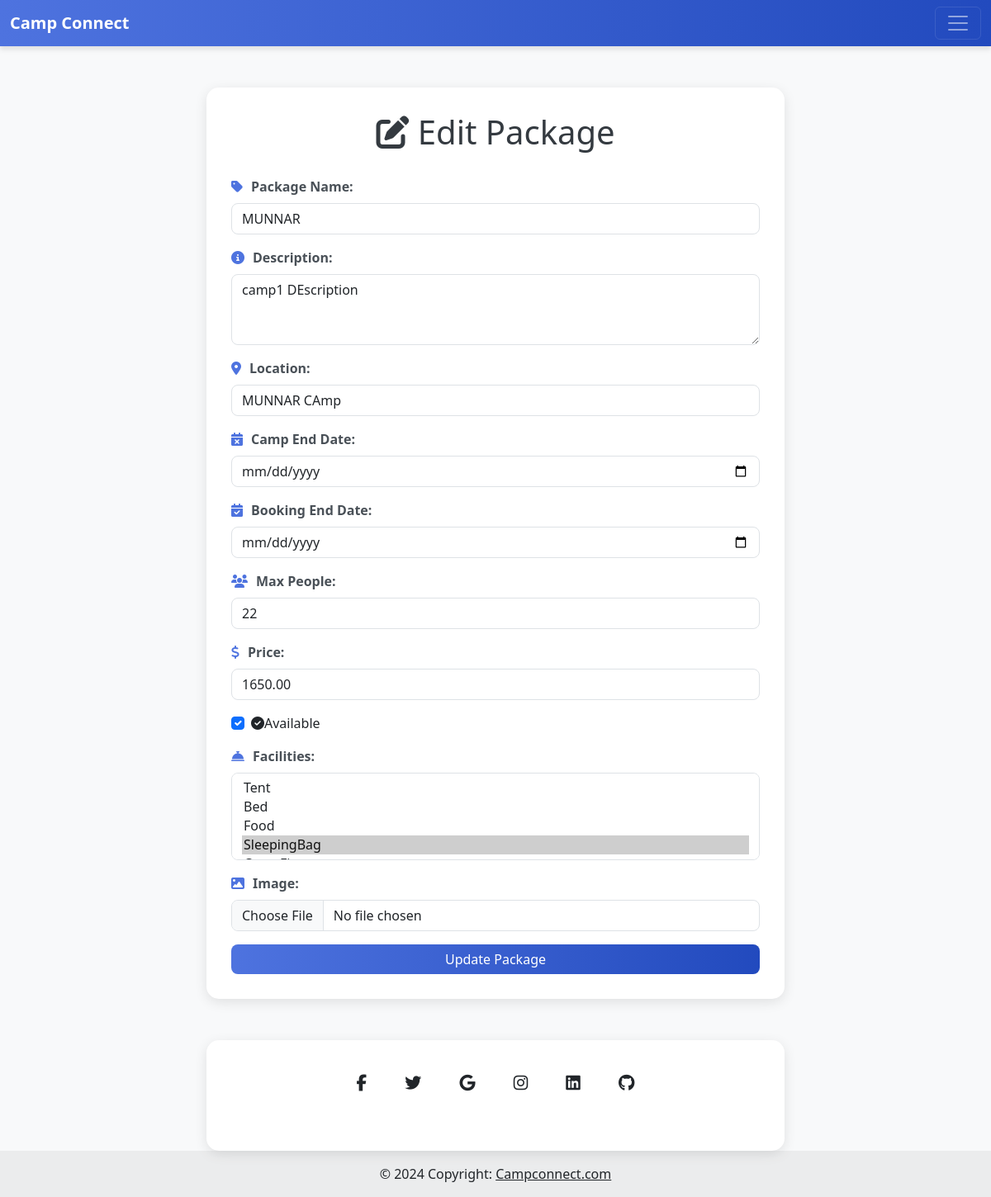
The app's page /Camp/package/7/edit/ (signed in) with its own data.
### Camp/models.py (models this page shows)
class CampPackage(models.Model):
    camp = models.ForeignKey('Camp', on_delete=models.CASCADE, related_name='packages')
    package_name = models.CharField(max_length=100)
    description = models.TextField()
    location = models.TextField()
    camp_start_date = models.DateField(auto_now_add=True)
    camp_end_date = models.DateField()
    booking_start_date =models.DateField(auto_now_add=True)
    booking_end_date = models.DateField()
    max_people = models.PositiveIntegerField()
    facilities_provided = models.ManyToManyField('CampFacility', related_name='camp_packages', blank=True)
    price = models.DecimalField(max_digits=10, decimal_places=2)
    availability = models.BooleanField(default=True)
    images = models.ImageField(upload_to='package_images/', blank=True, null=True)

class CampFacility(models.Model):
    CAMP_ITEM_CHOICES = [
        ('Bed', 'Bed'),
        ('Tent', 'Tent'),
        ('Food', 'Food'),
        ('Stool', 'Stool'),
        ('SleepingBag', 'Sleeping Bag'),
        ('Lantern', 'Lantern'),
        ('CampFire', 'Camp Fire'),
        ('FirstAid', 'First Aid Kit'),
        ('CookingGear', 'Cooking Gear'),
        ('Water', 'Water Supply'),
    ]
    facility_name = models.CharField(max_length=100, choices=CAMP_ITEM_CHOICES)
    quantity_available = models.PositiveIntegerField(default=0)
    price_per_item = models.DecimalField(max_digits=10, decimal_places=2, default=0.00)
    description = models.TextField(blank=True, null=True)
    camp = models.ForeignKey('Camp', on_delete=models.CASCADE, related_name='facilities')

### Camp/views.py (the view, shortened to what this page needs)
# urls.py: path('package/<int:package_id>/edit/',views.edit_camp_package, name='edit_package'),
def edit_camp_package(request, package_id):
    camp_id = request.session.get('Cid')
    if not camp_id:
        return HttpResponseForbidden("You are not authorized to edit this package.")
    camp = get_object_or_404(Camp, id=camp_id)
    package = get_object_or_404(CampPackage, id=package_id, camp=camp)
    facilities = CampFacility.objects.all()
    return render(request, 'Camp/edit_package.html', {'package': package,'facilities': facilities})

### Camp/templates/Camp/edit_package.html (shortened to what this page needs)
{% extends "Camp/base.html"%}
{% block navbar%}
<!DOCTYPE html>
<html lang="en">
<head>
    <link href="https://cdn.jsdelivr.net/npm/bootstrap@5.3.3/dist/css/bootstrap.min.css" rel="stylesheet">
</head>
<body>
    <div class="container">
        <h1><i class="fas fa-edit"></i> Edit Package</h1>
        <form method="POST" enctype="multipart/form-data">
            <div class="mb-3">
                <label for="package_name" class="form-label">
                    <i class="fas fa-tag"></i>Package Name:
                </label>
                <input type="text" id="package_name" name="package_name" class="form-control" value="{{ package.package_name }}" required>
            </div>
            <div class="mb-3">
                <label for="description" class="form-label">
                    <i class="fas fa-info-circle"></i>Description:
                </label>
                <textarea id="description" name="description" class="form-control" rows="3" required>{{ package.description }}</textarea>
            </div>
            <div class="mb-3">
                <label for="location" class="form-label">
                    <i class="fas fa-map-marker-alt"></i>Location:
                </label>
                <input type="text" id="location" name="location" class="form-control" value="{{ package.location }}" required>
            </div>
            <div class="mb-3">
                <label for="camp_end_date" class="form-label">
                    <i class="fas fa-calendar-times"></i>Camp End Date:
                </label>
                <input type="date" id="camp_end_date" name="camp_end_date" class="form-control" value="{{ package.camp_end_date }}" required>
            </div>
            <div class="mb-3">
                <label for="booking_end_date" class="form-label">
                    <i class="fas fa-calendar-check"></i>Booking End Date:
                </label>
                <input type="date" id="booking_end_date" name="booking_end_date" class="form-control" value="{{ package.booking_end_date }}" required>
            </div>
            <div class="mb-3">
                <label for="max_people" class="form-label">
                    <i class="fas fa-users"></i>Max People:
                </label>
                <input type="number" id="max_people" name="max_people" class="form-control" value="{{ package.max_people }}" required>
            </div>
            <div class="mb-3">
                <label for="price" class="form-label">
                    <i class="fas fa-dollar-sign"></i>Price:
                </label>
                <input type="number" id="price" name="price" class="form-control" value="{{ package.price }}" step="0.01" required>
            </div>
            <div class="mb-3 form-check">
                <input type="checkbox" id="availability" name="availability" class="form-check-input" {% if package.availability %}checked{% endif %}>
                <label class="form-check-label" for="availability">
                    <i class="fas fa-check-circle"></i>Available
                </label>
            </div>
            <div class="mb-3">
                <label for="facilities" class="form-label">
                    <i class="fas fa-concierge-bell"></i>Facilities:
                </label>
                <select id="facilities" name="facilities" class="form-select" multiple>
                    {% for facility in facilities %}
                        <option value="{{ facility.id }}" {% if facility in package.facilities_provided.all %}selected{% endif %}>
                            {{ facility.facility_name }}
                        </option>
                    {% endfor %}
                </select>
            </div>
            <div class="mb-3">
                <label for="image" class="form-label">
                    <i class="fas fa-image"></i>Image:
                </label>
                <input type="file" id="image" name="image" class="form-control">
            </div>
            <button type="submit" class="btn btn-primary w-100">Update Package</button>
        </form>
    </div>
<footer class="text-center bg-body-tertiary">
    <div class="container pt-4">
      <section class="mb-4">
        <a
          data-mdb-ripple-init
          class="btn btn-link btn-floating btn-lg text-body m-1"
          href="#!"
          role="button"
          data-mdb-ripple-color="dark"
          ><i class="fab fa-facebook-f"></i
        ></a>
        <a
          data-mdb-ripple-init
          class="btn btn-link btn-floating btn-lg text-body m-1"
          href="#!"
          role="button"
          data-mdb-ripple-color="dark"
          ><i class="fab fa-twitter"></i
        ></a>
        <a
          data-mdb-ripple-init
          class="btn btn-link btn-floating btn-lg text-body m-1"
          href="#!"
          role="button"
          data-mdb-ripple-color="dark"
          ><i class="fab fa-google"></i
        ></a>
        <a
          data-mdb-ripple-init
          class="btn btn-link btn-floating btn-lg text-body m-1"
          href="#!"
          role="button"
          data-mdb-ripple-color="dark"
          ><i class="fab fa-instagram"></i
        ></a>
        <a
          data-mdb-ripple-init
          class="btn btn-link btn-floating btn-lg text-body m-1"
          href="#!"
          role="button"
          data-mdb-ripple-color="dark"
          ><i class="fab fa-linkedin"></i
        ></a>
        <a
          data-mdb-ripple-init
          class="btn btn-link btn-floating btn-lg text-body m-1"
          href="#!"
          role="button"
          data-mdb-ripple-color="dark"
          ><i class="fab fa-github"></i
        ></a>
      </section>
    </div>
    <div class="text-center p-3" style="background-color: rgba(0, 0, 0, 0.05);">
      © 2024 Copyright:
      <a class="text-body" href="www.campconnect.com">Campconnect.com</a>
    </div>
  </footer>
</body>
</html>
{% endblock navbar%}

### Camp/templates/Camp/base.html (style rules this page uses)
body { background-color: #f8f9fa; font-family: 'Segoe UI', Tahoma, Geneva, Verdana, sans-serif; }

### Camp/templates/Camp/edit_package.html (style rules this page uses)
body { background-color: #f8f9fa; font-family: 'Segoe UI', Tahoma, Geneva, Verdana, sans-serif; }
.container { max-width: 700px; background-color: white; padding: 30px; border-radius: 15px; box-shadow: 0 4px 15px rgba(0, 0, 0, 0.1); margin-top: 50px; }
h1 { color: #343a40; text-align: center; margin-bottom: 30px; }
.form-label { font-weight: 600; color: #495057; }
.form-control, .form-select { border-radius: 8px; }
.btn-primary { background: linear-gradient(to right, #4e73df, #224abe); border: none; transition: background 0.3s ease; border-radius: 8px; }
.form-label i { margin-right: 10px; color: #4e73df; }

### records on screen
CampPackage: package_name "MUNNAR", description "camp1 DEscription", location "MUNNAR CAmp", max_people "22", price "1650.00", availability "☑", facilities "Tent / Bed / Food / SleepingBag ☑"
